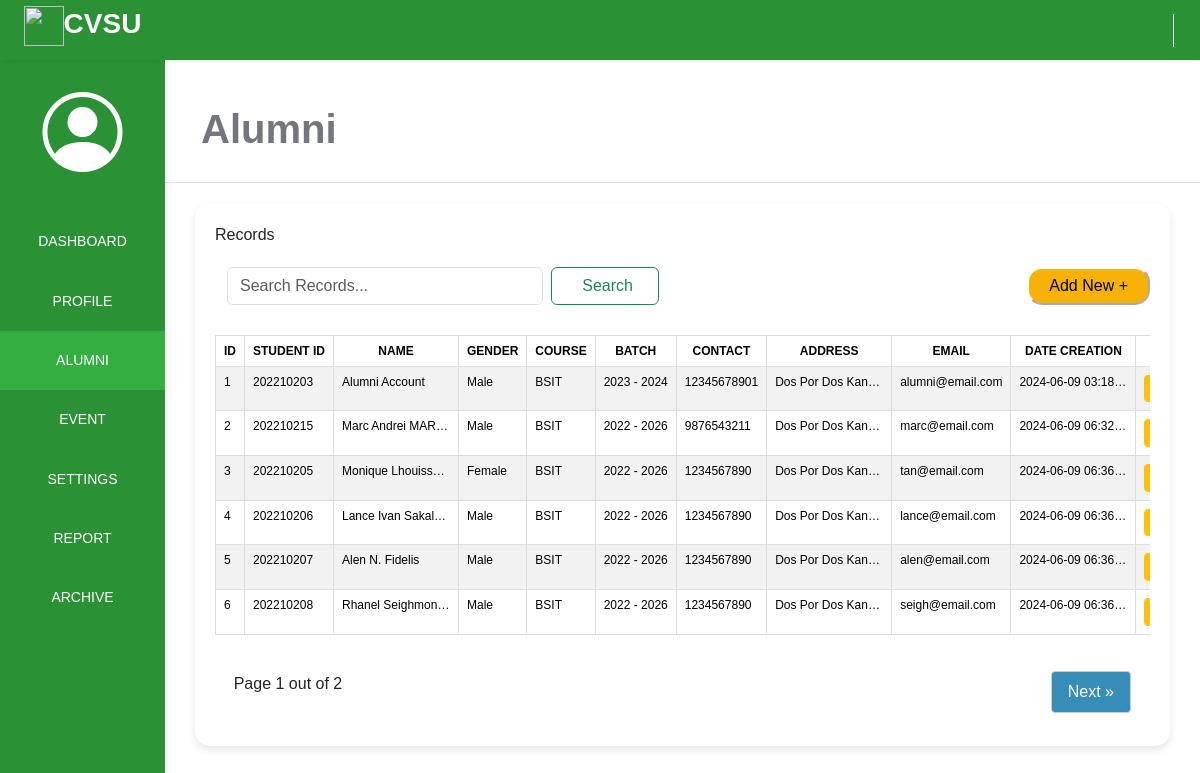
The page /coordinatorPage/alumni/alumni.php on the database its author committed.
### tables this page shows
CREATE TABLE `alumni` (
  `alumni_id` int(10) NOT NULL,
  `student_id` int(10) NOT NULL,
  `fname` varchar(250) NOT NULL,
  `mname` varchar(250) NOT NULL,
  `lname` varchar(250) NOT NULL,
  `gender` varchar(250) NOT NULL,
  `course` varchar(250) NOT NULL,
  `batch_startYear` varchar(250) NOT NULL,
  `batch_endYear` varchar(250) NOT NULL,
  `contact` bigint(20) NOT NULL,
  `address` varchar(250) NOT NULL,
  `email` varchar(250) NOT NULL,
  `password` varchar(250) NOT NULL,
  `picture` longblob NOT NULL,
  `date_created` timestamp NOT NULL DEFAULT current_timestamp()
);

### coordinatorPage/alumni/alumni.php (the view, shortened to what this page needs)
<?php
$serername = "localhost";
$db_username = "root";
$db_password = "";
$db_name = "alumni_management_system";
$conn = mysqli_connect($serername, $db_username, $db_password, $db_name);
$records_per_page = 6;
$current_page = isset($_GET['page']) ? $_GET['page'] : 1;
$start_from = ($current_page - 1) * $records_per_page;
$sql = "SELECT * FROM alumni ";
$sql .= "LIMIT $start_from, $records_per_page";
$result = $conn->query($sql);
$total_records_query = "SELECT COUNT(*) FROM alumni";
$total_records_result = mysqli_query($conn, $total_records_query);
$total_records_row = mysqli_fetch_array($total_records_result);
$total_records = $total_records_row[0];
$total_pages = ceil($total_records / $records_per_page);
?>
<!DOCTYPE html>
<html lang="en">
<head>
    <link rel="stylesheet" href="./css/alumni.css">
    <link rel="stylesheet" href="https://maxst.icons8.com/vue-static/landings/line-awesome/line-awesome/1.3.0/css/line-awesome.min.css">
    <link rel="stylesheet" href="https://cdn.jsdelivr.net/npm/bootstrap@5.3.3/dist/css/bootstrap.min.css">
    <link href='https://unpkg.com/boxicons@2.1.4/css/boxicons.min.css' rel='stylesheet'>
    <link rel="stylesheet" href="https://cdn.jsdelivr.net/npm/bootstrap-icons@1.11.3/font/bootstrap-icons.min.css">
</head>
<body>
    <div class="sidebar">
        <div class="side-header">
            <h3><img src="https://cvsu-imus.edu.ph/student-portal/assets/images/logo-mobile.png"></img><span>CVSU</span></h3>
        </div>
        <div class="side-content">
            <div class="profile">
            <i class="bi bi-person-circle"></i>
            </div>
            <div class="side-menu">
                <ul>
                    <li>
                        <a href="../dashboard_admin.php">
                            <small>DASHBOARD</small>
                        </a>
                    </li>
                    <li>
                        <a href="../profile/profile.php">
                            <small>PROFILE</small>
                        </a>
                    </li>
                    <li>
                        <a href="./alumni.php" class="active">
                            <small>ALUMNI</small>
                        </a>
                    </li>
                    <li>
                        <a href="../event/event.php">
                            <small>EVENT</small>
                        </a>
                    </li>
                    <li>
                        <a href="../settings/about.php">
                            <small>SETTINGS</small>
                        </a>
                    </li>
                    <li>
                        <a href="../report/report.php">
                            <small>REPORT</small>
                        </a>
                    </li>
                    <li>
                        <a href="../archive/alumni_archive.php">
                            <small>ARCHIVE</small>
                        </a>
                    </li>
                </ul>
            </div>
        </div>
    </div>
    <div class="main-content">
        <header>
            <div class="header-content">
                <div class="header-menu">
                    <div class="user">
                        <a href="../logout.php">
                            <span class="las la-power-off" style="font-size: 30px; border-left: 1px solid #fff; padding-left:10px; color:#fff"></span>
                        </a>
                    </div>
                </div>
            </div>
        </header>
        <main>
            <div class="page-header">
                <h1><strong>Alumni</strong></h1>
            </div>
            <div class="container-fluid" id="main-container">
                <div class="container-fluid" id="content-container">
                    <div class="container-title">
                        <span>Records</span>
                    </div>
                    <div class="congainer-fluid" id="column-header">
                        <div class="row">
                            <div class="col">
                                <div class="search">
                                    <form class="d-flex" role="search">
                                        <div class="container-fluid" id="search">
                                            <input class="form-control me-2" type="search" name="query" placeholder="Search Records..." aria-label="Search" value="<?php echo isset($_GET['query']) ? $_GET['query'] : ''; ?>">
                                            <button class="btn btn-outline-success" type="submit" style="padding-left: 30px; padding-right: 39px;">Search</button>
                                        </div>
                                    </form>
                                </div>
                            </div>
                            <div class="col" id="add-btn">
                                <div class="add-button">
                                    <div class="span">
                                        <a href='./add_alumni.php'>
                                            <button id="add-new-btn">Add New +</button>
                                        </a>
                                    </div>
                                </div>
                            </div>
                        </div>
                    </div>
                    <div class="table-content">
                        <table id="example" class="table-responsive table table-striped table-hover ">
                            <thead>
                                <tr>
                                    <th scope="col" class="inline">ID</th>
                                    <th scope="col" class="inline">STUDENT ID</th>
                                    <th scope="col" class="inline">NAME</th>
                                    <th scope="col" class="inline">GENDER</th>
                                    <th scope="col" class="inline">COURSE</th>
                                    <th scope="col" class="inline">BATCH</th>
                                    <th scope="col" class="inline">CONTACT</th>
                                    <th scope="col" class="inline">ADDRESS</th>
                                    <th scope="col" class="inline">EMAIL</th>
                                    <th scope="col" class="inline">DATE CREATION</th>
                                    <th scope="col" class="inline">ACTION</th>
                                </tr>
                            </thead>
                            <tbody>
                                <?php
                                if ($result->num_rows > 0) {
                                    while ($row = $result->fetch_assoc()) {
                                        $fullname = $row["fname"] . " " . $row["mname"] . " " . $row["lname"];
                                        $batch = $row["batch_startYear"] . " - " . $row["batch_endYear"];
                                ?>
                                        <tr>
                                            <td class="inline"><?php echo $row['alumni_id'] ?></td>
                                            <td class="inline"><?php echo $row['student_id'] ?></td>
                                            <td class="inline"><?php echo htmlspecialchars($fullname) ?></td>
                                            <td class="inline"><?php echo $row['gender'] ?></td>
                                            <td class="inline"><?php echo $row['course'] ?></td>
                                            <td class="inline"><?php echo htmlspecialchars($batch) ?></td>
                                            <td class="inline"><?php echo $row['contact'] ?></td>
                                            <td class="inline"><?php echo $row['address'] ?></td>
                                            <td class="inline"><?php echo $row['email'] ?></td>
                                            <td class="inline"><?php echo $row['date_created'] ?></td>
                                            <?php
                                            echo "
                                                <td class='inline act'>
                                                    <a class='btn btn-warning btn-sm' href='./update_info.php?id=$row[alumni_id]' style='font-size: 11.8px;'>Update</a>
                                                    <a class='btn btn-danger btn-sm' href='./del_alumni.php?id=$row[alumni_id]' style='font-size: 11.8px;'>Archive</a>
                                                    <a class='btn btn-info btn-sm' href='./alumni_info.php?id=$row[alumni_id]' style='font-size: 11.8px;'>More Info</a>
                                                </td>
                                            "; ?>
                                        </tr>
                                <?php
                                    }
                                } else {
                                    $current_page = 0;
                                    echo '<tr><td colspan="12" style="text-align: center;">No records found</td></tr>';
                                }
                                ?>
                            </tbody>
                        </table>
                    </div>
                    <div>
                        <div class="pagination" id="content" style="float:right; margin-right:1.5%">
                            <?php if ($current_page < $total_pages) : ?>
                                <a href="?page=<?= ($current_page + 1); ?>&query=<?php echo isset($_GET['query']) ? $_GET['query'] : ''; ?>" class="next" style="border-radius:4px;background-color:#368DB8;color:white;margin-bottom:13px;">Next &raquo;</a>
                            <?php endif; ?>
                        </div>
                        <p style="margin-left:2%;margin-top:2.3%;">Page <?= $current_page ?> out of <?= $total_pages ?></p>
                    </div>
                </div>
            </div>
        </main>
</body>
</html>

### coordinatorPage/alumni/css/alumni.css (style rules this page uses)
:root { --main-color: #2a9134; --color-dark: #34425A; --text-grey: #B0B0B0; }
* { margin: 0; padding: 0; text-decoration: none; list-style-type: none; box-sizing: border-box; font-family: 'Merriweather', sans-serif; overflow-x: hidden; }
.sidebar { position: fixed; height: 100%; width: 165px; left: 0; bottom: 0; top: 0; z-index: 100; background: #2a9134; box-shadow: 0px 5px 5px 5px rgb(0 0 0 0.2); transition: left 300ms; }
.side-header span { font-weight: bold; }
.side-header { box-shadow: 0px 5px 5px -5px rgb(0 0 0 /10%); background: var(--main-color); height: 60px; display: flex; justify-content: center; align-items: center; }
.side-header img { width: 40px; }
.side-header h3, side-head span { color: #fff; font-weight: 400; }
.side-content { height: calc(100vh - 60px); overflow: auto; }
.profile { text-align: center; padding: 2rem 0rem; }
.side-menu ul { text-align: center; padding: 0px; }
.side-menu ul li small { color: white; ; }
.side-menu a { display: block; padding: 1.2rem 0rem; text-decoration: none !important; }
.side-menu a.active { background: #32af3f; }
.side-menu a.active span, .side-menu a.active small { color: #fff; }
.side-menu a span, .side-menu a small { color: #899DC1; }
.main-content { margin-left: 165px; width: calc(100% - 165px); transition: margin-left 300ms; }
header { position: fixed; right: 0; top: 0; left: 165px; z-index: 100; height: 60px; box-shadow: 0px 5px 5px -5px rgb(0 0 0 /10%); background: #2a9134; transition: left 300ms; }
.header-content, .header-menu { display: flex; align-items: center; }
.header-content { justify-content: space-between; padding: 0rem 1rem; }
.header-menu { justify-content: flex-end; padding-top: .5rem; }
.user { display: flex; align-items: center; }
main { margin-top: 60px; }
.page-header { padding: 1.3rem 1rem; background: #fff; border-bottom: 1px solid #dee2e8; width: 100%; }
.page-header h1, .page-header small { color: #74767d; margin-left: 20px; width: 100%; }
.table-content { margin-top: 20px; width: 100%; overflow-y: hidden; overflow-x: auto; }
#add-new-btn { background-color: #f7b205; border-radius: 15px; padding: 5px 20px; font-size: 16px; font-family: Arial, sans-serif; cursor: pointer; margin-right: 0px; margin-bottom: 10px; border-color: #fff; }
.side-content .profile i { color: #fff; font-size: 80px; font-weight: lighter; }
#main-container { padding-left: 30px; padding-right: 30px; }
#column-header { margin-top: 20px; }
#content-container { margin-top: 30px; background-color: #ffffff; border-radius: 15px; box-shadow: 0 4px 8px rgba(0, 0, 0, 0.1); padding: 20px; margin: 20px 0; transition: transform 0.2s; }
#add-btn { display: flex; justify-content: right; }
#search { display: flex; justify-content: left; }

### coordinatorPage/alumni/alumni.php (style rules this page uses)
table { width: 100%; border-collapse: collapse; }
td { text-align: left; }
.inline { border: 1px solid #dddddd; padding: 8px; font-size: 12px; white-space: nowrap; overflow: hidden; text-overflow: ellipsis; max-width: 125px; }
.act { max-width: 235px; text-align: center; }
th { background-color: #368DB8; font-weight: bold; text-align: center; }
.pagination { margin-top: 20px; text-align: center; }
.pagination a { display: inline-block; padding: 8px 16px; text-decoration: none; background-color: #f1f1f1; color: black; border: 1px solid #ccc; margin-right: 5px; }
.pagination .next { float: right; }

### rows shown on the page
alumni: alumni_id "1", student "202210203", fullname "Alumni Account", gender "Male", course "BSIT", batch "2023 - 2024", contact "12345678901", address "Dos Por Dos Kant…", email "alumni@email.com", date_created "2024-06-09 03:18…"
alumni: alumni_id "2", student "202210215", fullname "Marc Andrei MAR…", gender "Male", course "BSIT", batch "2022 - 2026", contact "9876543211", address "Dos Por Dos Kant…", email "marc@email.com", date_created "2024-06-09 06:32…"
alumni: alumni_id "3", student "202210205", fullname "Monique Lhouiss…", gender "Female", course "BSIT", batch "2022 - 2026", contact "1234567890", address "Dos Por Dos Kant…", email "tan@email.com", date_created "2024-06-09 06:36…"
alumni: alumni_id "4", student "202210206", fullname "Lance Ivan Sakal…", gender "Male", course "BSIT", batch "2022 - 2026", contact "1234567890", address "Dos Por Dos Kant…", email "lance@email.com", date_created "2024-06-09 06:36…"
alumni: alumni_id "5", student "202210207", fullname "Alen N. Fidelis", gender "Male", course "BSIT", batch "2022 - 2026", contact "1234567890", address "Dos Por Dos Kant…", email "alen@email.com", date_created "2024-06-09 06:36…"
alumni: alumni_id "6", student "202210208", fullname "Rhanel Seighmon…", gender "Male", course "BSIT", batch "2022 - 2026", contact "1234567890", address "Dos Por Dos Kant…", email "seigh@email.com", date_created "2024-06-09 06:36…"

### other values the page prints
$current_page "1"
$total_pages "2"
